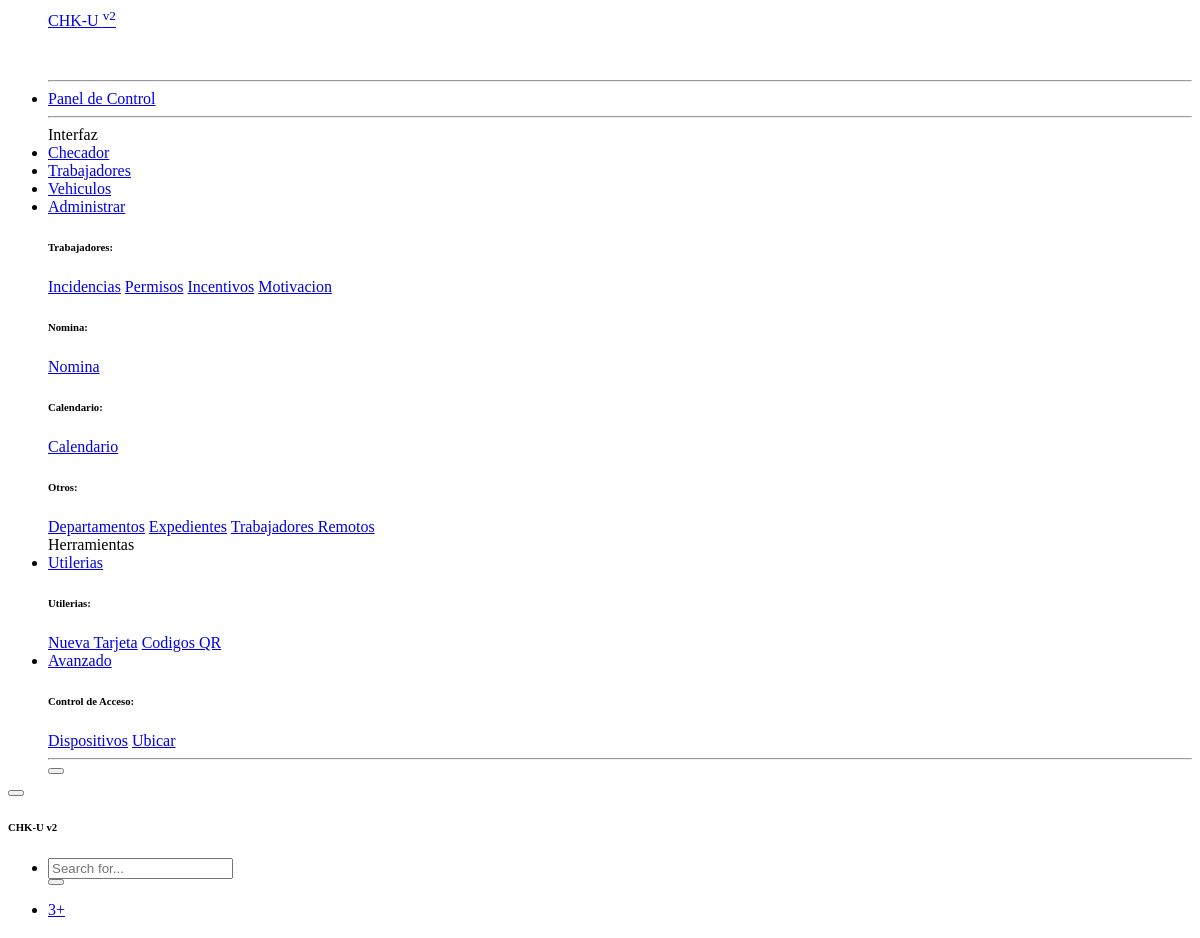
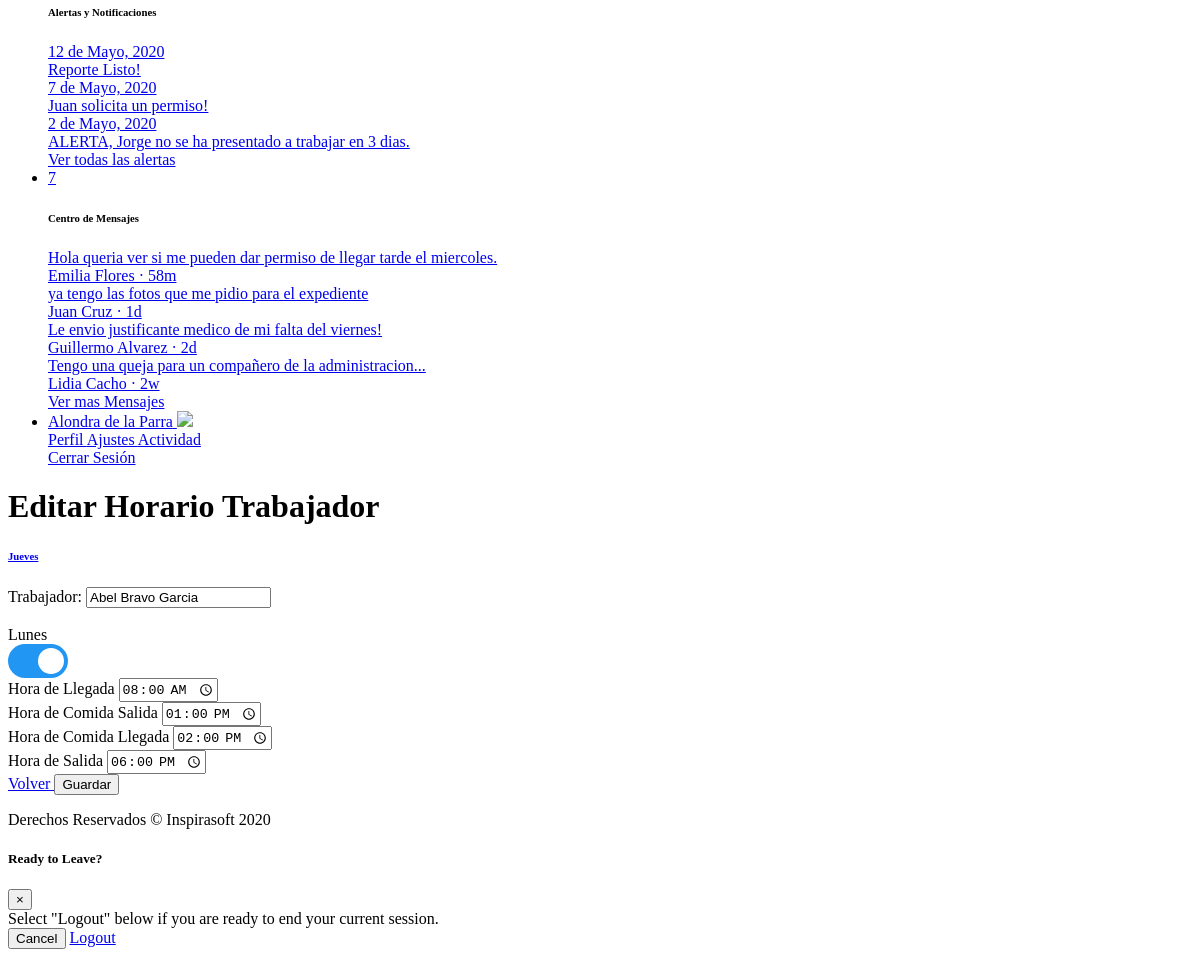
Page /editar_horario.php?id_trabajador=1&dia_semana=4 on the committed database (2 pictures, top to bottom).
### tables this page shows
CREATE TABLE `semana` (
  `id` int(11) NOT NULL,
  `dia` varchar(45) NOT NULL
);

CREATE TABLE `trabajadores` (
  `id` int(11) NOT NULL,
  `nombre` varchar(50) DEFAULT NULL,
  `direccion` varchar(75) DEFAULT NULL,
  `telefono` varchar(10) DEFAULT NULL,
  `genero` varchar(10) DEFAULT NULL,
  `estado_civil` varchar(10) DEFAULT NULL,
  `id_departamento` int(11) DEFAULT NULL,
  `puesto` varchar(45) DEFAULT NULL,
  `tipo_pago` varchar(45) DEFAULT NULL,
  `sueldo` decimal(8,2) DEFAULT NULL,
  `tarjeta` varchar(32) DEFAULT NULL,
  `fecha_ingreso` date DEFAULT NULL,
  `fecha_nacimiento` date DEFAULT NULL,
  `id_temporal` int(11) DEFAULT NULL
);

CREATE TABLE `horarios_trabajadores` (
  `id` int(11) NOT NULL,
  `id_trabajador` int(11) NOT NULL,
  `dia_semana` varchar(45) NOT NULL,
  `hora_llegada` time DEFAULT NULL,
  `hora_comida_salida` time DEFAULT NULL,
  `hora_comida_llegada` time DEFAULT NULL,
  `hora_salida` time DEFAULT NULL,
  `estado` int(11) NOT NULL
);

### editar_horario.php (the view, shortened to what this page needs)
<?php
include 'sidebar.php';
$id_trabajador = htmlspecialchars($_GET['id_trabajador']);
$dia_semana = htmlspecialchars($_GET['dia_semana']);
$sql_empleado = "SELECT nombre FROM trabajadores WHERE id=$id_trabajador";
$consulta_empleado = mysqli_query($conexion, $sql_empleado);
$row_empleado = mysqli_fetch_assoc($consulta_empleado);
$nombre_trabajador = $row_empleado['nombre'];
$consulta_semana = mysqli_query($conexion, "SELECT dia FROM semana WHERE id=$dia_semana");
$row_semana = mysqli_fetch_assoc($consulta_semana);
$dia = $row_semana['dia'];
$sql_horarios = "SELECT * FROM horarios_trabajadores WHERE id_trabajador=$id_trabajador AND dia_semana=$dia_semana";
$consulta_horarios = mysqli_query($conexion, $sql_horarios);
$row_horarios = mysqli_fetch_assoc($consulta_horarios);
$dia_semana = $row_horarios['dia_semana'];
$hora_llegada = $row_horarios['hora_llegada'];
$hora_comida_salida = $row_horarios['hora_comida_salida'];
$hora_comida_llegada = $row_horarios['hora_comida_llegada'];
$hora_salida = $row_horarios['hora_salida'];
$estado = $row_horarios['estado'];
if ($estado == 1) {
    $disponible = "";
} else {
    $checked = "";
    $disponible = "disabled='disabled'";
}
?>
<link href="css/sliden-button.css" rel="stylesheet">
<div id="content">
    <?php include 'topbar.php'; ?>
    <div class="container-fluid">
        <h1 class="h3 mb-4 text-gray-800">Editar Horario Trabajador</h1>
        <div class="row alta_row">
            <div class="card shadow mb-4">
                <a href="#LISTA" class="d-block card-header py-3" data-toggle="collapse" role="button" aria-expanded="true" aria-controls="collapseCardExample">
                    <h6 class="m-0 font-weight-bold text-primary"><?php echo $dia; ?></h6>
                </a>
                <div class="collapse show" id="LISTA">
                    <div class="card-body">
                        <div class="container">
                            <div class="row">
                                <div class="col">
                                    <label>Trabajador:</label>
                                    <input type="text" class="form-control col-md-6" value="<?php echo $nombre_trabajador; ?>" readonly>
                                </div>
                            </div>
                            <br>
                            <div class="row">
                                <div class="col-lg-12">
                                    <form action="" method="POST">
                                        <div class="col">
                                            <label>Lunes</label>
                                            <br>
                                            <label class="switch">
                                                <span class="slider round"></span>
                                            </label>
                                        </div>
                                        <div class="form-group col-md-6">
                                            <label>Hora de Llegada</label>
                                            <input type="time" id="hora_llegada" name="hora_llegada_editar" class="form-control" value="<?php echo $hora_llegada; ?>" <?php echo $disponible; ?>>
                                        </div>
                                        <div class="form-group col-md-6">
                                            <label>Hora de Comida Salida</label>
                                            <input type="time" id="hora_comida_salida" name="hora_comida_salida_editar" class="form-control" value="<?php echo $hora_comida_salida; ?>" <?php echo $disponible; ?>>
                                        </div>
                                        <div class="form-group col-md-6">
                                            <label>Hora de Comida Llegada</label>
                                            <input type="time" id="hora_comida_llegada" name="hora_comida_llegada_editar" class="form-control" value="<?php echo $hora_comida_llegada; ?>" <?php echo $disponible; ?>>
                                        </div>
                                        <div class="form-group col-md-6">
                                            <label>Hora de Salida</label>
                                            <input type="time" id="hora_salida" name="hora_salida_editar" class="form-control" value="<?php echo $hora_salida; ?>" <?php echo $disponible; ?>>
                                        </div>
                                        <div class="form-group col-md-6">
                                            <a href="horarios_trabajador.php?id_trabajador=<?php echo $id_trabajador; ?>&dia_semana=<?php echo $dia_semana; ?>" class="btn btn-danger">
                                                Volver
                                            </a>
                                            <input type="submit" value="Guardar" class="btn btn-primary" name="btn_guardar">
                                        </div>
                                    </form>
                                </div>
                            </div>
                        </div>
                    </div>
                </div>
            </div>
        </div>
    </div>
</div>
<?php include 'footer.php'; ?>

### css/sliden-button.css (style rules this page uses)
.switch { position: relative; display: inline-block; width: 60px; height: 34px; }
.slider { position: absolute; cursor: pointer; top: 0; left: 0; right: 0; bottom: 0; background-color: #ccc; -webkit-transition: .4s; transition: .4s; }
.slider:before { position: absolute; content: ""; height: 26px; width: 26px; left: 4px; bottom: 4px; background-color: white; -webkit-transition: .4s; transition: .4s; }
input:checked+.slider { background-color: #2196F3; }
input:checked+.slider:before { -webkit-transform: translateX(26px); -ms-transform: translateX(26px); transform: translateX(26px); }
.slider.round { border-radius: 34px; }
.slider.round:before { border-radius: 50%; }

### rows in the picture
semana: dia "Jueves"
trabajadores: nombre "Abel Bravo Garcia"
horarios_trabajadores: hora_llegada_editar "08:00:00", hora_comida_salida_editar "13:00:00", hora_comida_llegada_editar "14:00:00", hora_salida_editar "18:00:00"
